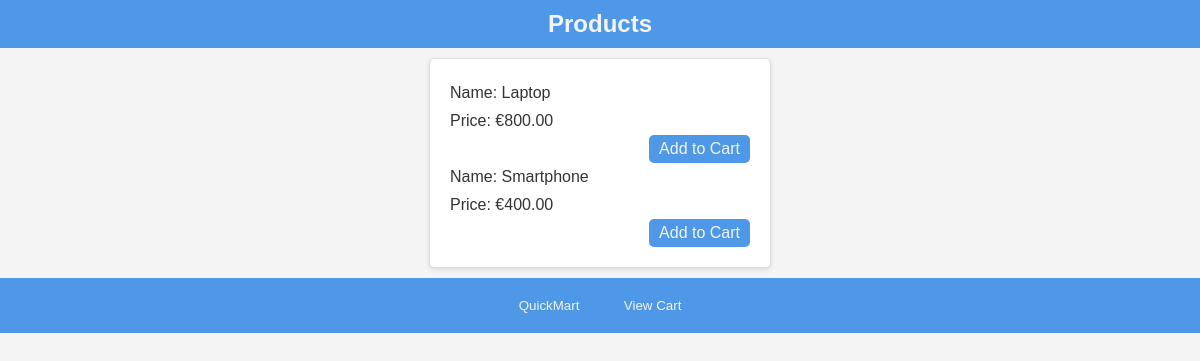
The page /products.php?category_id=1 on the database its author committed.
### tables this page shows
CREATE TABLE `products` (
  `product_id` int(11) NOT NULL,
  `product_name` varchar(200) NOT NULL,
  `product_subtitle` varchar(200) NOT NULL,
  `product_category_id` int(11) NOT NULL,
  `product_customer_id` int(11) NOT NULL,
  `product_price` decimal(10,2) NOT NULL,
  `product_order` int(11) NOT NULL,
  `product_active` int(11) NOT NULL
);

### products.php (the view, shortened to what this page needs)
<?php
$servername = "localhost";
$username = "root";
$password = "";
$dbname = "OrderAppDB";
$conn = mysqli_connect($servername, $username, $password, $dbname);
if(isset($_GET['category_id'])) {
    $category_id = $_GET['category_id'];
    $productQuery = "SELECT * FROM products WHERE product_active = 1 AND product_category_id = $category_id";
    $productResult = mysqli_query($conn, $productQuery);
}
?>
<!DOCTYPE html>
<html lang="en">
<head>
    <link rel="stylesheet" href="style.css">
</head>
<body>
    <h2 id='headers'>Products</h2>
    <div id='categoryProductsList'>
        <?php
while($productRow = mysqli_fetch_assoc($productResult)) {
    $product_name = $productRow['product_name'];
    $product_price = $productRow['product_price'];
    echo "<p>Name: $product_name</p>";
    echo "<p>Price: €$product_price</p>";
    echo "<a class='addToCart' href='insert_cart.php?product_id={$productRow['product_id']}'>Add to Cart</a>";
}
?>
    </div>
    <div id='footer'>
        <button><a href="index.php">QuickMart</a></button>
        <button><a href="cart.php">View Cart</a></button>
    </div>
</body>
</html>

### style.css (style rules this page uses)
body { font-family: Arial, Helvetica, sans-serif; margin: 0; padding: 0; background-color: #f4f4f4; color: #333; }
#headers, #footer { background-color: #4e98e7; color: #f4f4f4; margin: 0; padding: 10px 0; text-align: center; }
#footer button { background-color: #4e98e7; border: none; border-radius: 5px; padding: 10px 20px; cursor: pointer; transition: background-color 0.3s; }
#footer a { text-decoration: none; color: #f4f4f4; }
#categoryProductsList { background-color: #ffffff; color: #333; border: 1px solid #ddd; border-radius: 5px; padding: 20px; margin: 10px auto; width: 300px; display: flex; flex-direction: column; box-shadow: 0 2px 4px rgba(0, 0, 0, 0.1); }
#categoryProductsList p { text-align: left; margin: 5px 0; }
.addToCart { background-color: #4e98e7; color: #f4f4f4; padding: 5px 10px; margin-top: auto; align-self: flex-end; border: none; border-radius: 5px; text-decoration: none; transition: background-color 0.3s; cursor: pointer; }

### rows shown on the page
products: product_name "Laptop", product_price "800.00"
products: product_name "Smartphone", product_price "400.00"
